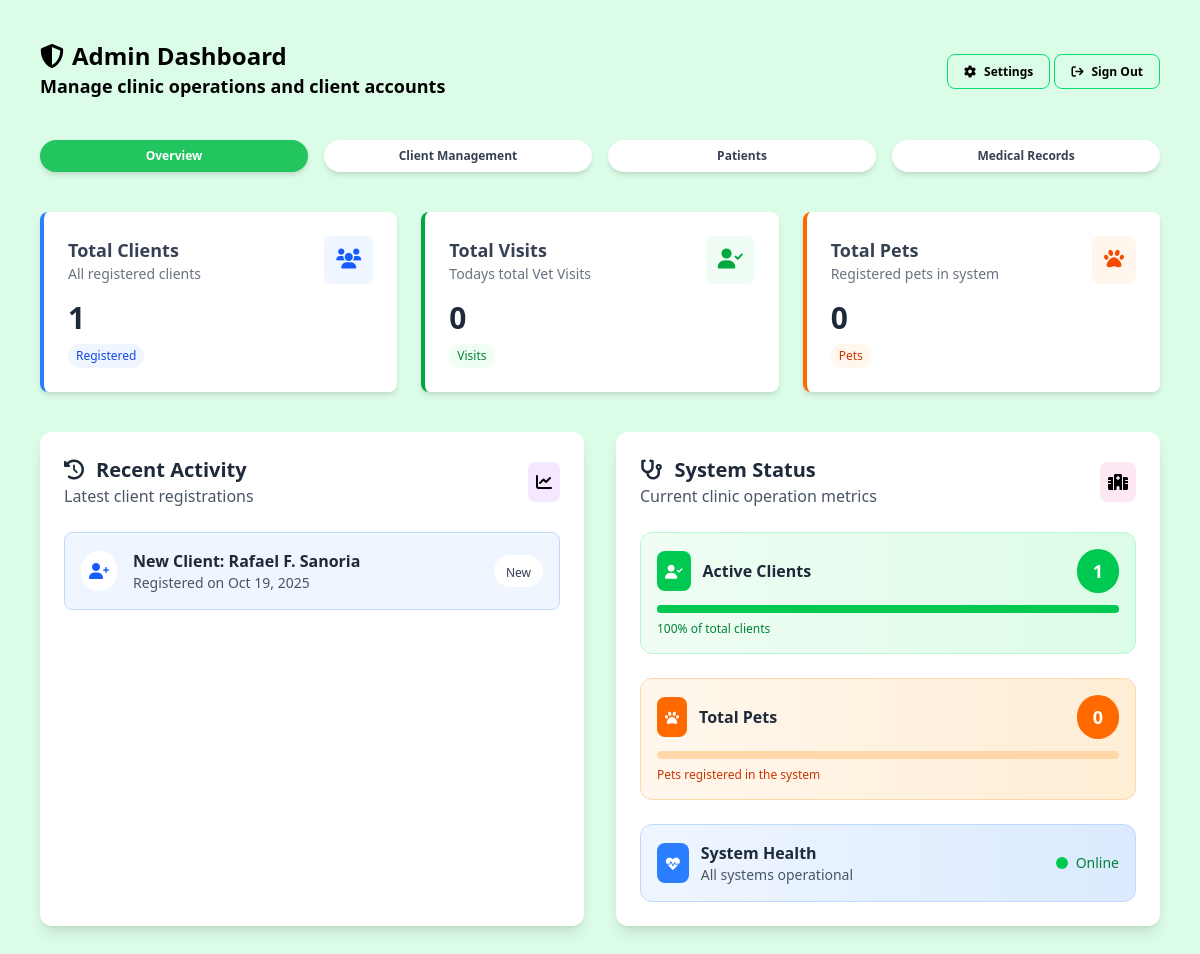
Before: /admin/admin-dashboard.php (signed in) with the older database file.
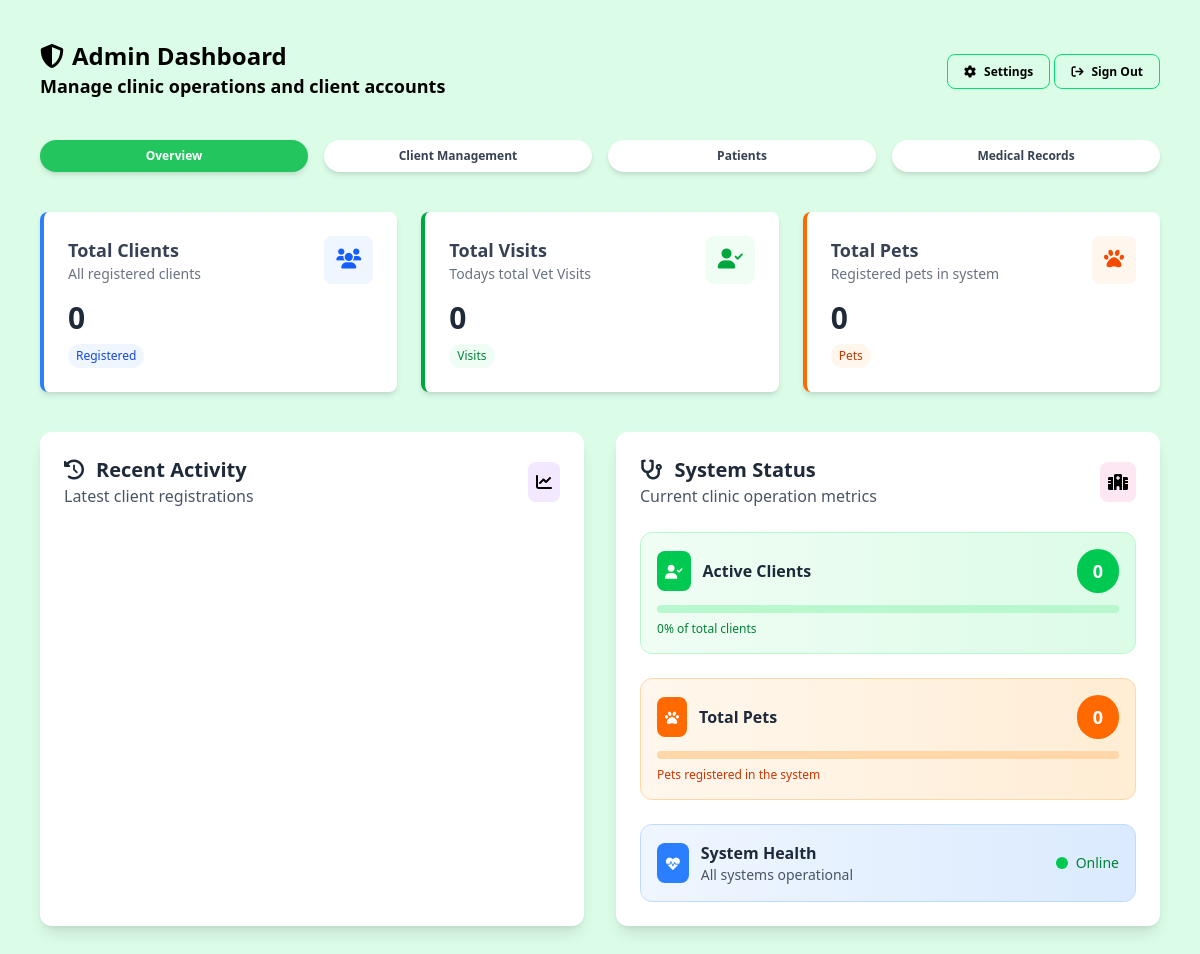
After: the same page with the newer database file.
### tables this page shows
CREATE TABLE `owners` (
  `id` bigint(20) NOT NULL,
  `user_id` bigint(20) DEFAULT NULL,
  `name` text NOT NULL,
  `email` text DEFAULT NULL,
  `phone` varchar(32) DEFAULT NULL,
  `emergency` varchar(32) DEFAULT NULL,
  `address` longtext NOT NULL,
  `created_at` timestamp NOT NULL DEFAULT current_timestamp(),
  `status` enum('Active','Inactive') NOT NULL DEFAULT 'Active'
);

### helpers/fetch.php (called while the page is built)
<?php
function fetchAllData(PDO $pdo, string $query, array $params = []): array
{
    $stmt = $pdo->prepare($query);
    $stmt->execute($params);
    return $stmt->fetchAll(PDO::FETCH_ASSOC);
}
function fetchOneData(PDO $pdo, string $query, array $params = []): ?array
{
    $stmt = $pdo->prepare($query);
    $stmt->execute($params);
    $result = $stmt->fetch(PDO::FETCH_ASSOC);
    return $result ?: null;
}

### admin/admin-dashboard.php (the view, shortened to what the changed rows need)
<?php
include_once __DIR__ . '/../config/config.php';
require_once __DIR__ . '/../helpers/fetch.php';
$petOwners = fetchAllData($pdo, "SELECT * FROM users WHERE access_type = 'owner'");
$allPetOwners = fetchAllData($pdo, "SELECT * FROM owners ORDER BY created_at DESC LIMIT 4");
$activePetOwners = fetchAllData($pdo, "SELECT * FROM owners WHERE status = 1");
$totalPets = fetchAllData($pdo, "SELECT * FROM pets");
$totalRecords = fetchOneData($pdo, "SELECT COUNT(*) AS total_transactions_today
FROM medical_records
WHERE is_deleted = 0 AND visit_date = CURDATE()");
?>
<!DOCTYPE html>
<html lang="en">
<head>
    <link rel="stylesheet" href="../assets/css/output.css">
    <link rel="stylesheet" href="https://cdnjs.cloudflare.com/ajax/libs/font-awesome/6.0.0-beta3/css/all.min.css">
</head>
<body class="bg-green-100 w-full min-h-screen overflow-y-auto">
    <?php
    include_once '../includes/admin-header.php';
    ?>
    <main class="pb-10 max-w-[1400px] mx-auto">
        <section class="p-6 md:p-10">
            <div class="grid grid-cols-1 md:grid-cols-3 gap-6 w-full">
                <div class="bg-white rounded-lg shadow-md p-6 card-hover border-l-4 border-blue-500">
                    <div>
                        <h2 class="text-3xl font-bold text-gray-800"><?php echo count($petOwners); ?></h2>
                        <span
                            class="bg-blue-50 text-blue-700 text-xs font-medium px-2 py-1 rounded-full mt-2 inline-block">
                            Registered
                        </span>
                    </div>
                </div>
                <div class="bg-white rounded-lg shadow-md p-6 card-hover border-l-4 border-green-600">
                    <div>
                        <h2 class="text-3xl font-bold text-gray-800">
                            <?php echo $totalRecords['total_transactions_today']; ?>
                        </h2>
                    </div>
                </div>
                <div class="bg-white rounded-lg shadow-md p-6 card-hover border-l-4 border-orange-500">
                    <div>
                        <h2 class="text-3xl font-bold text-gray-800"><?php echo count($totalPets); ?></h2>
                    </div>
                </div>
            </div>
        </section>
        <section class="px-6 md:px-10 grid grid-cols-1 lg:grid-cols-2 gap-8 w-full mb-6">
            <div class="bg-white rounded-xl shadow-lg p-6 card-hover animate-slide-up" style="animation-delay: 0.3s;">
                <div class="space-y-4">
                    <?php
                    $colors = ['bg-blue-50 border-blue-200', 'bg-green-50 border-green-200', 'bg-purple-50 border-purple-200'];
                    $iconColors = ['text-blue-600', 'text-green-600', 'text-purple-600'];
                    $index = 0;
                    foreach ($allPetOwners as $owner) {
                        $colorClass = $colors[$index % 3];
                        $iconColor = $iconColors[$index % 3];
                        echo '<div class="flex items-center p-4 ' . $colorClass . ' border rounded-lg hover:shadow-md transition-all duration-300">';
                        echo '<div class="bg-white p-2 rounded-full mr-4">';
                        echo '<i class="fa-solid fa-user-plus ' . $iconColor . '"></i>';
                        echo '</div>';
                        echo '<div class="flex-1">';
                        echo '<h4 class="font-semibold text-gray-800">New Client: ' . htmlspecialchars($owner['name']) . '</h4>';
                        echo '<p class="text-sm text-gray-600">Registered on ' . date('M d, Y', strtotime($owner['created_at'])) . '</p>';
                        echo '</div>';
                        echo '<div class="bg-white px-3 py-1 rounded-full">';
                        echo '<span class="text-xs font-medium text-gray-700">New</span>';
                        echo '</div>';
                        echo '</div>';
                        $index++;
                    }
                    ?>
                </div>
            </div>
            <div class="bg-white rounded-xl shadow-lg p-6 card-hover animate-slide-up" style="animation-delay: 0.4s;">
                <div class="space-y-6">
                    <div class="bg-gradient-to-r from-green-50 to-green-100 p-4 rounded-xl border border-green-200">
                        <div class="flex items-center justify-between mb-3">
                            <div class="flex items-center">
                                <div class="bg-green-500 p-2 rounded-lg mr-3">
                                </div>
                                <h4 class="font-semibold text-gray-800">Active Clients</h4>
                            </div>
                            <div class="bg-green-500 text-white px-4 py-2 rounded-full font-bold text-lg">
                                <?php echo count($activePetOwners); ?>
                            </div>
                        </div>
                        <div class="w-full bg-green-200 rounded-full h-2">
                            <div class="bg-green-500 h-2 rounded-full"
                                style="width: <?php echo min(100, (count($activePetOwners) / max(1, count($petOwners))) * 100); ?>%">
                            </div>
                        </div>
                        <p class="text-xs text-green-700 mt-2">
                            <?php echo round((count($activePetOwners) / max(1, count($petOwners))) * 100, 1); ?>% of
                            total clients
                        </p>
                    </div>
                </div>
            </div>
        </section>
    </main>
</body>
</html>

Changed rows visible on the page:
removed owners: name "Rafael F. Sanoria", created_at "Oct 19, 2025"
Other visible differences:
count($petOwners): "1" → "0"
count($activePetOwners): "1" → "0"
text no longer shown: "100"
text now shown: "0"
